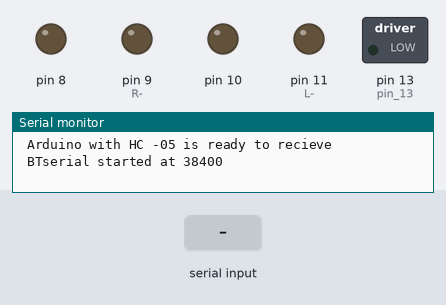
Bench run of a sketch on a simulated Arduino Uno, built with avr-gcc and run on an emulated ATmega328P. On the bench: switched loads named in the sketch (green lamp = pin HIGH), output pins drawn as LEDs (lit = HIGH), the last lines printed to the serial monitor. The test bench sets the inputs (shaded band).

Above: at 1.2 s.
1.3 s: "1" received over the second serial link
At 2.5 s:
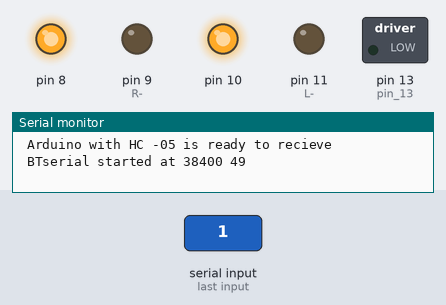
2.8 s: "2" received over the second serial link
At 3.7 s:
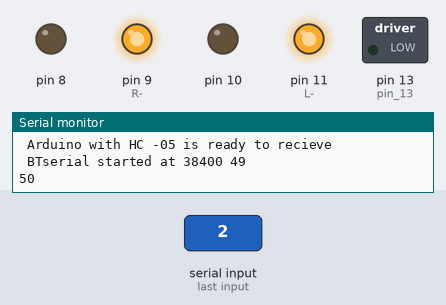
4.3 s: "3" received over the second serial link
At 4.9 s:
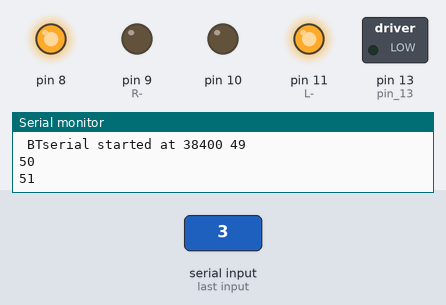
5.8 s: "4" received over the second serial link
At 7.0 s:
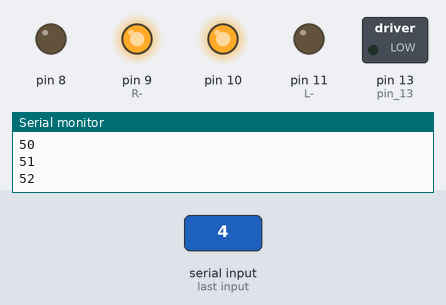
7.3 s: "Forward" received over the second serial link
At 8.3 s:
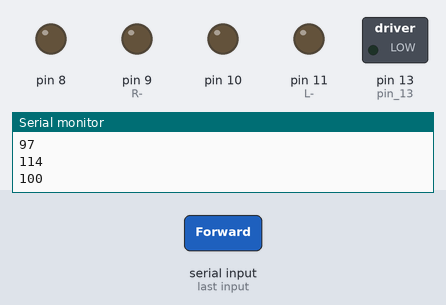
Timing chart, 0 to 9.8 s (numbered marks = the images above; inputs shaded):
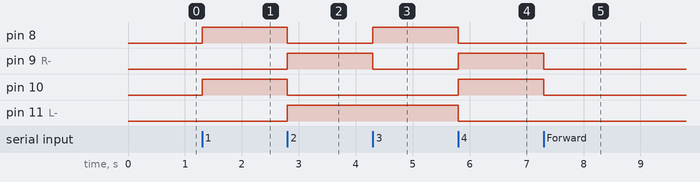

The sketch:

car.ino
```cpp
#include <SoftwareSerial.h>
SoftwareSerial BTSerial(2 , 3) ; // RX | TX
int c = 0;

void setup()
{
  pinMode(8, OUTPUT); //R+
  pinMode(9, OUTPUT); //R-
  pinMode(10, OUTPUT); //L+
  pinMode(11, OUTPUT); //L-

  Serial.begin(9600) ;
  Serial.println(" Arduino with HC -05 is ready to recieve ");

  BTSerial.begin(38400);
  Serial.print(" BTserial started at 38400 ");
  pinMode( LED_BUILTIN , OUTPUT ); //pin 13
}

void moveRobot(String motion)
{
  if(motion=="Forward")
  {
    digitalWrite(8, HIGH);
    digitalWrite(9, LOW);
    digitalWrite(10, HIGH);
    digitalWrite(11, LOW);
  }
  if(motion=="Left")
  {
    digitalWrite(8, HIGH);
    digitalWrite(9, LOW);
    digitalWrite(10, LOW);
    digitalWrite(11, HIGH);
  }
  if(motion=="Right")
  {
    digitalWrite(8, LOW);
    digitalWrite(9, HIGH);
    digitalWrite(10, HIGH);
    digitalWrite(11, LOW);
  }
  if(motion=="Backward")
  {
    digitalWrite(8, LOW);
    digitalWrite(9, HIGH);
    digitalWrite(10, LOW);
    digitalWrite(11, HIGH);
  }
  if(motion=="stop")
  {
    digitalWrite(8, LOW);
    digitalWrite(9, LOW);
    digitalWrite(10, LOW);
    digitalWrite(11, LOW);
  }
}

void loop ()
{
  // Keep reading from HC -06 and send to Arduino Serial Monitor
  if (BTSerial.available())
  {
    c = BTSerial.read() ;
    Serial.println(c);
    switch (c)
    {
      case '1':
      moveRobot("Forward"); break;
      case '2':
      moveRobot("Backward"); break;
      case '3':
      moveRobot("Left"); break;
      case '4':
      moveRobot("Right"); break;
      case '5':
      moveRobot("stop"); break;
      default :
      moveRobot("stop");
    }
  }
}
```

Measured:
- after the input at 1.3 s, pin 8, pin 10: LOW → HIGH at once
- after the input at 2.8 s, pin 8, pin 10: HIGH → LOW at once; pin 9 (R-), pin 11 (L-): LOW → HIGH at once
- after the input at 4.3 s, pin 8: LOW → HIGH at once; pin 9 (R-): HIGH → LOW at once
- after the input at 5.8 s, pin 8, pin 11 (L-): HIGH → LOW at once; pin 9 (R-), pin 10: LOW → HIGH at once
- after the input at 7.3 s, pin 9 (R-), pin 10: HIGH → LOW at once
